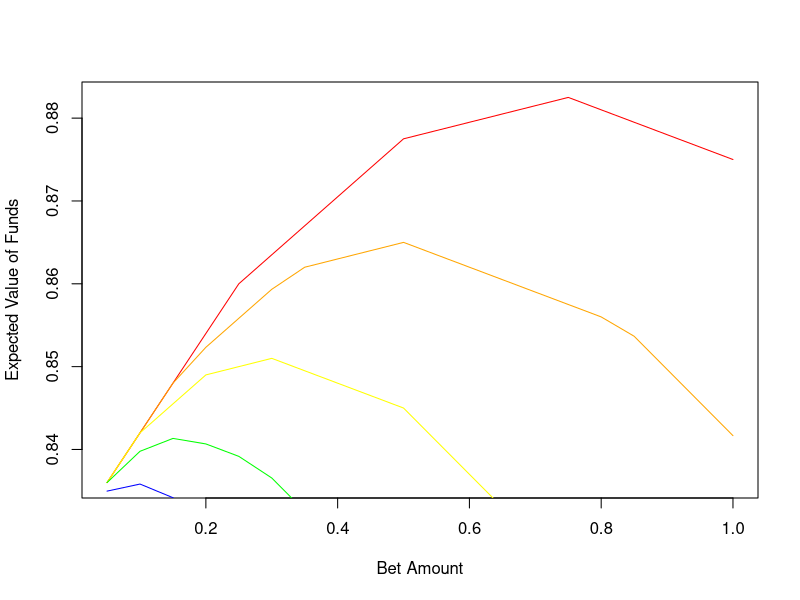
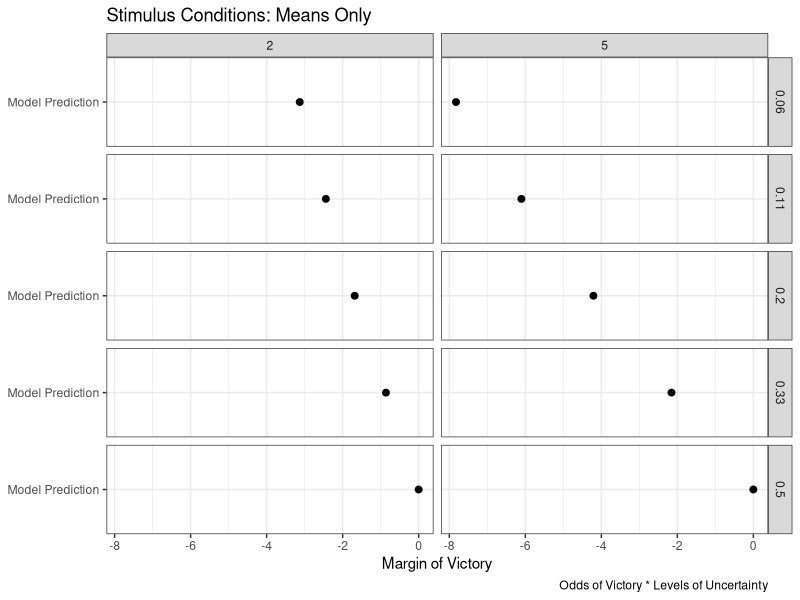
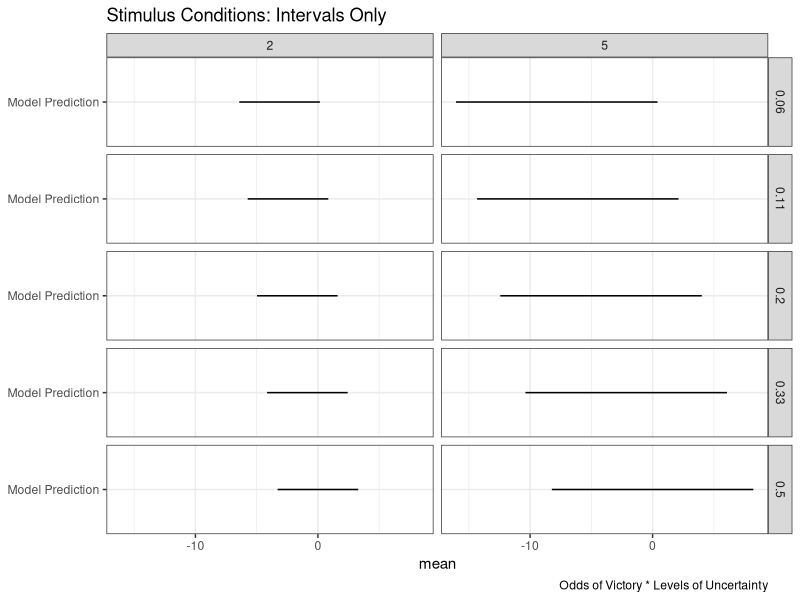
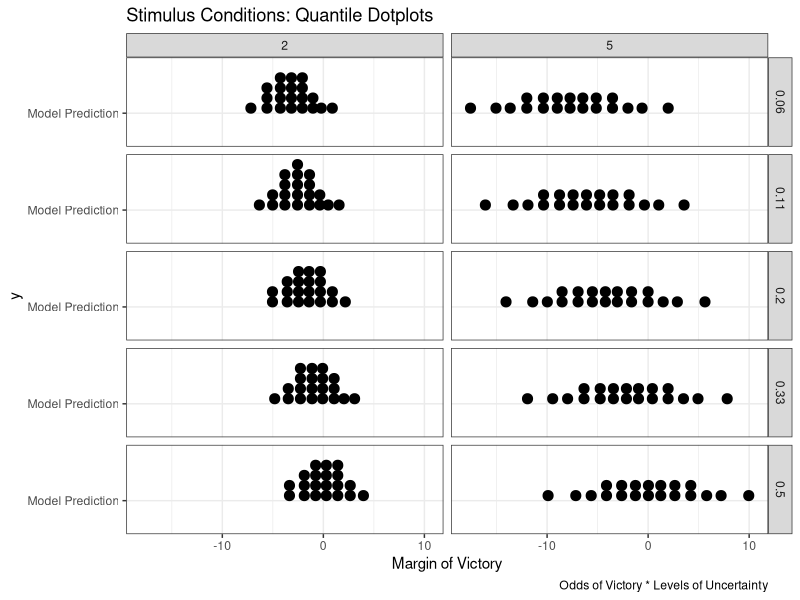
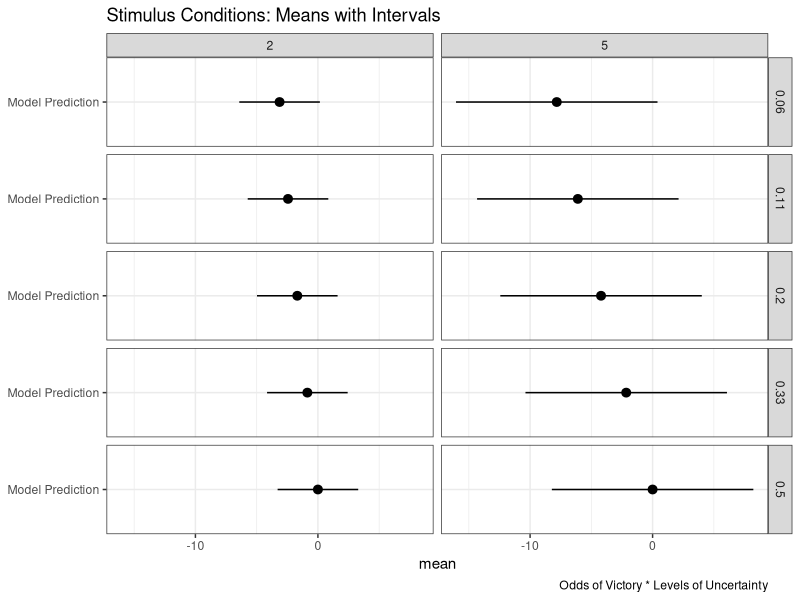
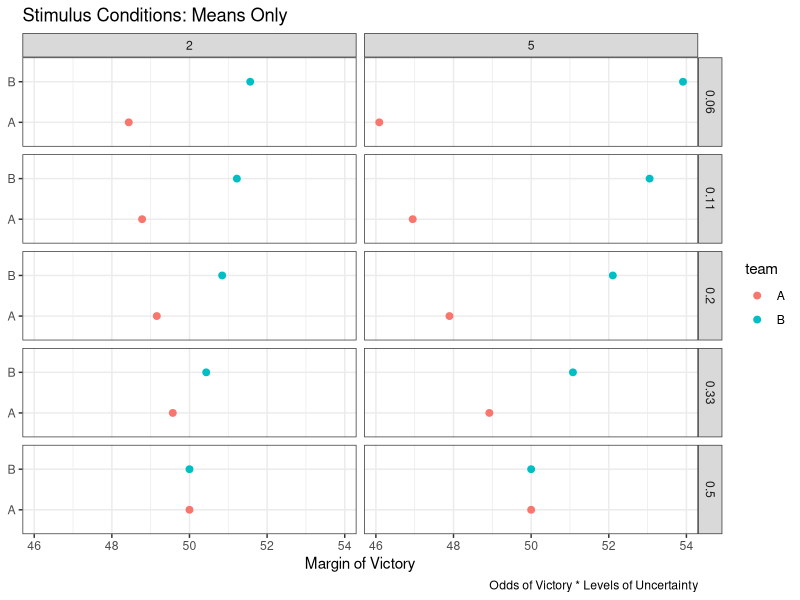
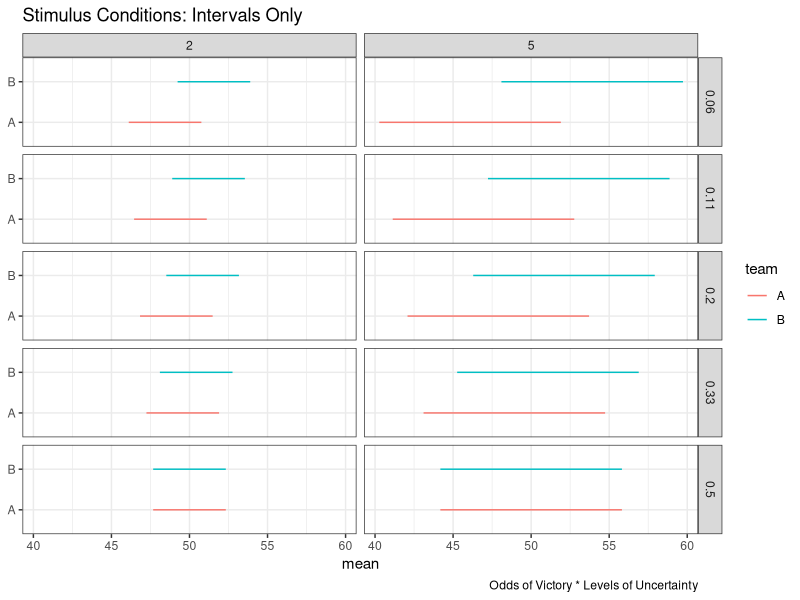
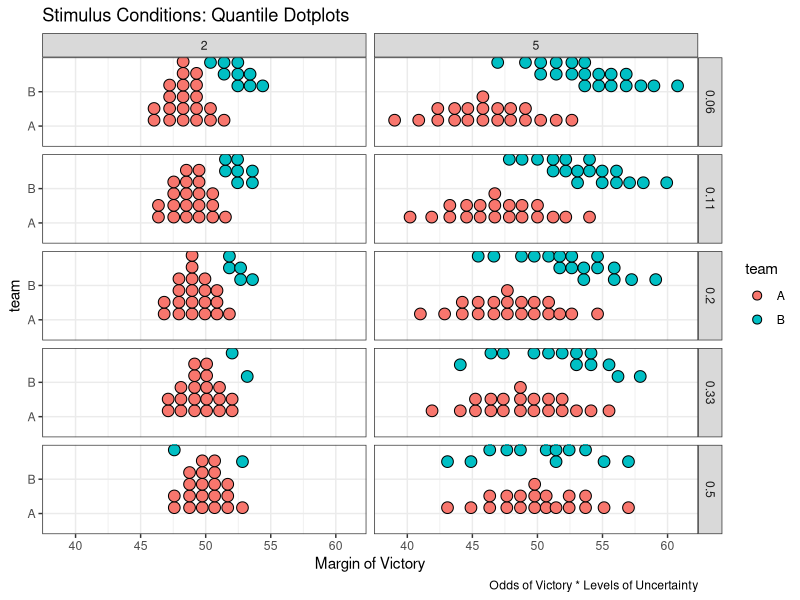

These charts were generated, in order, by the following R code:
## ---- chunk 1
knitr::opts_chunk$set(echo = TRUE)
library(tidyverse)
library(gganimate)
## ---- chunk 2
# set range of possible bets based on given budget and minimum bet
budget <- 1
min_bet <- 0.05
possible_bets <- seq(from=min_bet, to=budget, by=0.05) 

# create a tiered capital gains tax
tax_winnings <- function(winnings) {
  tiers <- c(0, 0.5, 1, 1.5, 2.5, 4, Inf)
  rates <- c(0, 0.05, 0.1, 0.15, 0.2, 0.25, 0.3)
  taxed_winnings <- sum(diff(c(0, pmin(winnings, tiers))) * (1-rates))
  return(taxed_winnings)
}

# set cost of not betting
loss_rate <- 0.17

# calculate expected payout for different odds
one_to_one <- seq(from=0, to=0, length.out = length(possible_bets))
two_to_one <- seq(from=0, to=0, length.out = length(possible_bets))
four_to_one <- seq(from=0, to=0, length.out = length(possible_bets))
eight_to_one <- seq(from=0, to=0, length.out = length(possible_bets))
sixteen_to_one <- seq(from=0, to=0, length.out = length(possible_bets))
for (i in 1:length(possible_bets)) {
  one_to_one[i] <- (1 - loss_rate)*(budget - possible_bets[i]) + 1/2*tax_winnings(2*possible_bets[i])   # 50% chance to win double the bet
  two_to_one[i] <- (1 - loss_rate)*(budget - possible_bets[i]) + 1/3*tax_winnings(3*possible_bets[i])   # 33% chance to win triple the bet
  four_to_one[i] <- (1 - loss_rate)*(budget - possible_bets[i]) + 1/5*tax_winnings(5*possible_bets[i])  # etc.
  eight_to_one[i] <- (1 - loss_rate)*(budget - possible_bets[i]) + 1/9*tax_winnings(9*possible_bets[i]) 
  sixteen_to_one[i] <- (1 - loss_rate)*(budget - possible_bets[i]) + 1/17*tax_winnings(17*possible_bets[i])
}

# plot expected payout for each possible bet
plot(possible_bets,one_to_one,type="l",col="red",xlab="Bet Amount",ylab="Expected Value of Funds")
lines(possible_bets,two_to_one,col="orange")
lines(possible_bets,four_to_one,col="yellow")
lines(possible_bets,eight_to_one,col="green")
lines(possible_bets,sixteen_to_one,col="blue")
## ---- chunk 3
# set up conditions dataframe
condition <- c("low var, 1:1 odds", "low var, 2:1 odds", "low var, 4:1 odds", "low var, 8:1 odds", "low var, 16:1 odds",
               "high var, 1:1 odds", "high var, 2:1 odds", "high var, 4:1 odds", "high var, 8:1 odds", "high var, 16:1 odds")
std <- sort(rep(c(2,5),5)) # different levels of uncertainty about the margin of victory
odds <- rep(c(1/2,1/3,1/5,1/9,1/17),2) # probability of team A winning
conds_df <- data.frame(
    "condition"=condition, 
    "sd"=std, 
    "odds_of_victory"=odds
)

# add column for the mean
conds_df$mean <- -(conds_df$sd * qnorm(1 - conds_df$odds_of_victory)) # see for derivation https://www.johndcook.com/quantiles_parameters.pdf

# print
conds_df
## ---- chunk 4
# means only
conds_df %>% ggplot(aes(x=mean, y="Model Prediction")) +
  geom_point(size=2) +
  theme_bw() +
  labs(
    title="Stimulus Conditions: Means Only",
    x="Margin of Victory",
    caption="Odds of Victory * Levels of Uncertainty"
  ) +
  theme(axis.title.y = element_blank()) +
  facet_grid(round(odds_of_victory,2) ~ sd)
## ---- chunk 5
# intervals only
conds_df %>% ggplot(aes(y=mean, x="Model Prediction")) +
  geom_errorbar(aes(ymin=mean-qnorm(0.95)*sd, ymax=mean+qnorm(0.95)*sd, width=0)) +
  coord_flip() +
  theme_bw() +
  labs(
    title="Stimulus Conditions: Intervals Only",
    x="Margin of Victory",
    caption="Odds of Victory * Levels of Uncertainty"
  ) +
  theme(axis.title.y = element_blank()) +
  facet_grid(round(odds_of_victory,2) ~ sd)
## ---- chunk 6
# for HOPs we need to add draws to our dataframe
n <- 100 # number of samples
conds_df$sample_n <- n
conds_df_draws <- conds_df %>% as_tibble() %>%
  mutate(draw=pmap(list(sample_n, mean, sd), rnorm), # get a list of draws from the distribution for each condition
         draw_n=list(seq(1, n))) %>% #number each sample in order to animate multiple views simultaneously
  unnest() # get back to a tidy format
## ---- chunk 7
# hops
hops = conds_df_draws %>%
  ggplot(aes(y=draw, x="Model Prediction")) +
  geom_point(shape=124, size=5) +
  coord_flip() +
  theme_bw() +
  labs(
    title="Stimulus Conditions: HOPs",
    x="Margin of Victory",
    caption="Odds of Victory * Levels of Uncertainty"
  ) +
  facet_grid(round(odds_of_victory,2) ~ sd) +
  transition_manual(draw_n)

animate(hops, fps=2.5)
## ---- chunk 8
# as with hops, we need to add to the dataframe to build quantile dotplots
n_dots <- 20 # number of dots
n <- 10000 # number of samples
conds_df$sample_n <- n
conds_df_quantiles <- conds_df %>% as_tibble() %>%
  mutate(draws=pmap(list(sample_n, mean, sd), rnorm), # sample each distribution (as before)
    quantiles=map(draws, ~ quantile(unlist(.x), ppoints(n_dots))), # use these draws to get quantiles
    draws=NULL) %>% # drop draws from the dataframe since these were an intermediate step anyway
  unnest()
## ---- chunk 9
# quantile dotplots
conds_df_quantiles %>%
  ggplot(aes(x=quantiles, y="Model Prediction")) +
  geom_dotplot(binwidth=1) +
  theme_bw() +
  labs(
    title="Stimulus Conditions: Quantile Dotplots",
    x="Margin of Victory",
    caption="Odds of Victory * Levels of Uncertainty"
  ) +
  facet_grid(round(odds_of_victory,2) ~ sd)
## ---- chunk 10
# means with intervals
conds_df %>% ggplot(aes(y=mean, x="Model Prediction")) +
  geom_pointrange(aes(ymin=mean-qnorm(0.95)*sd, ymax=mean+qnorm(0.95)*sd)) +
  coord_flip() +
  theme_bw() +
  labs(
    title="Stimulus Conditions: Means with Intervals",
    x="Margin of Victory",
    caption="Odds of Victory * Levels of Uncertainty"
  ) +
  theme(axis.title.y = element_blank()) +
  facet_grid(round(odds_of_victory,2) ~ sd)
## ---- chunk 11
# means with hops
hops_means <- conds_df_draws %>% ggplot(aes(y=mean, x="Model Prediction")) +
  geom_point(size=2) +
  geom_point(aes(y=draw), shape=124, size=5) +
  coord_flip() +
  theme_bw() +
  labs(
    title="Stimulus Conditions: Means with HOPs",
    x="Margin of Victory",
    caption="Odds of Victory * Levels of Uncertainty"
  ) +
  theme(axis.title.y = element_blank()) +
  facet_grid(round(odds_of_victory,2) ~ sd) +
  transition_manual(draw_n)

animate(hops_means, fps=2.5)
## ---- chunk 12
# set up conditions dataframe
condition <- rep(c("low var, 1:1 odds", "low var, 2:1 odds", "low var, 4:1 odds", "low var, 8:1 odds", "low var, 16:1 odds",
               "high var, 1:1 odds", "high var, 2:1 odds", "high var, 4:1 odds", "high var, 8:1 odds", "high var, 16:1 odds"), 2)
std_diff <- rep(sort(rep(c(2, 5), 5)), 2) # different levels of uncertainty about the margin of victory
odds <- rep(c(1/2, 1/3, 1/5, 1/9, 1/17), 4) # probability of team A winning
teamAB <- sort(rep(c("A", "B"), 10))
conds_df2 <- data.frame(
    "condition"=condition, 
    "sd_diff"=std, 
    "odds_of_victory"=odds,
    "team"=teamAB
)

# add column for the mean difference
conds_df2$mean_diff <- conds_df2$sd_diff * qnorm(1 - conds_df2$odds_of_victory)
# conds_df2$mean_diff <- conds_df2$sd_diff * qnorm(conds_df2$odds_of_victory)

# compute the mean of distributions A and B
center <- 50 # set the center point between the score of A and B
conds_df2$mean[conds_df2$team == "A"] <- center - conds_df2$mean_diff[conds_df2$team == "A"] / 2
conds_df2$mean[conds_df2$team == "B"] <- center + conds_df2$mean_diff[conds_df2$team == "B"] / 2

# compute the sd of distributions A and B, assumping independent and equal variances
conds_df2$sd <- sqrt(conds_df2$sd_diff ^ 2 / 2)

# print
conds_df2
## ---- chunk 13
# means only
conds_df2 %>% ggplot(aes(x=mean, y=team, color=team)) +
  geom_point(size=2) +
  theme_bw() +
  labs(
    title="Stimulus Conditions: Means Only",
    x="Margin of Victory",
    caption="Odds of Victory * Levels of Uncertainty"
  ) +
  theme(axis.title.y = element_blank()) +
  facet_grid(round(odds_of_victory,2) ~ sd_diff)
## ---- chunk 14
# intervals only
conds_df2 %>% ggplot(aes(y=mean, x=team, color=team)) +
  geom_errorbar(aes(ymin=mean-qnorm(0.95)*sd, ymax=mean+qnorm(0.95)*sd, width=0)) +
  coord_flip() +
  theme_bw() +
  labs(
    title="Stimulus Conditions: Intervals Only",
    x="Margin of Victory",
    caption="Odds of Victory * Levels of Uncertainty"
  ) +
  theme(axis.title.y = element_blank()) +
  facet_grid(round(odds_of_victory,2) ~ sd_diff)
## ---- chunk 15
# for HOPs we need to add draws to our dataframe
n <- 100 # number of samples
conds_df2$sample_n <- n
conds_df2_draws <- conds_df2 %>% as_tibble() %>%
  mutate(draw=pmap(list(sample_n, mean, sd), rnorm), # get a list of draws from the distribution for each condition
         draw_n=list(seq(1, n))) %>% #number each sample in order to animate multiple views simultaneously
  unnest() # get back to a tidy format
## ---- chunk 16
# hops
hops = conds_df2_draws %>%
  ggplot(aes(y=draw, x=team, color=team)) +
  geom_point(shape=124, size=5) +
  coord_flip() +
  theme_bw() +
  labs(
    title="Stimulus Conditions: HOPs",
    x="Margin of Victory",
    caption="Odds of Victory * Levels of Uncertainty"
  ) +
  facet_grid(round(odds_of_victory,2) ~ sd_diff) +
  transition_manual(draw_n)

animate(hops, fps=2.5)
## ---- chunk 17
# as with hops, we need to add to the dataframe to build quantile dotplots
n_dots <- 20 # number of dots
n <- 10000 # number of samples
conds_df2$sample_n <- n
conds_df2_quantiles <- conds_df2 %>% as_tibble() %>%
  mutate(draws=pmap(list(sample_n, mean, sd), rnorm), # sample each distribution (as before)
    quantiles=map(draws, ~ quantile(unlist(.x), ppoints(n_dots))), # use these draws to get quantiles
    draws=NULL) %>% # drop draws from the dataframe since these were an intermediate step anyway
  unnest()
## ---- chunk 18
# quantile dotplots
conds_df2_quantiles %>%
  ggplot(aes(x=quantiles, y=team, fill=team)) +
  geom_dotplot(binwidth=.9, binaxis = "x", stackgroups=TRUE, binpositions="all") +
  theme_bw() +
  labs(
    title="Stimulus Conditions: Quantile Dotplots",
    x="Margin of Victory",
    caption="Odds of Victory * Levels of Uncertainty"
  ) +
  facet_grid(round(odds_of_victory,2) ~ sd_diff)
## ---- chunk 19
# quantile dotplots
conds_df2_quantiles %>% filter(condition=="low var, 8:1 odds") %>%
  ggplot(aes(x=quantiles, y="Model Prediction", fill=team)) +
  geom_dotplot(binwidth=.5, binaxis = "x", binpositions="all") +
  theme_bw() +
  labs(
    title="Stimulus Conditions: Quantile Dotplots",
    x="Margin of Victory",
    y=NULL,
    caption="Odds of Victory * Levels of Uncertainty"
  ) +
  facet_grid(team ~ .)
## ---- chunk 20
# densities
conds_df2_quantiles %>%
  ggplot(aes(x=quantiles, color=team)) +
  geom_density() +
  theme_bw() +
  labs(
    title="Stimulus Conditions: Quantile Dotplots",
    x="Margin of Victory",
    caption="Odds of Victory * Levels of Uncertainty"
  ) +
  facet_grid(round(odds_of_victory,2) ~ sd_diff)
## ---- chunk 21
# means with intervals
conds_df2 %>% ggplot(aes(y=mean, x=team, color=team)) +
  geom_pointrange(aes(ymin=mean-qnorm(0.95)*sd, ymax=mean+qnorm(0.95)*sd)) +
  coord_flip() +
  theme_bw() +
  labs(
    title="Stimulus Conditions: Means with Intervals",
    x="Margin of Victory",
    caption="Odds of Victory * Levels of Uncertainty"
  ) +
  theme(axis.title.y = element_blank()) +
  facet_grid(round(odds_of_victory,2) ~ sd_diff)
## ---- chunk 22
# means with hops
hops_means <- conds_df2_draws %>% ggplot(aes(y=mean, x=team, color=team)) +
  geom_point(size=2) +
  geom_point(aes(y=draw), shape=124, size=5) +
  coord_flip() +
  theme_bw() +
  labs(
    title="Stimulus Conditions: Means with HOPs",
    x="Margin of Victory",
    caption="Odds of Victory * Levels of Uncertainty"
  ) +
  theme(axis.title.y = element_blank()) +
  facet_grid(round(odds_of_victory,2) ~ sd_diff) +
  transition_manual(draw_n)

animate(hops_means, fps=2.5)
